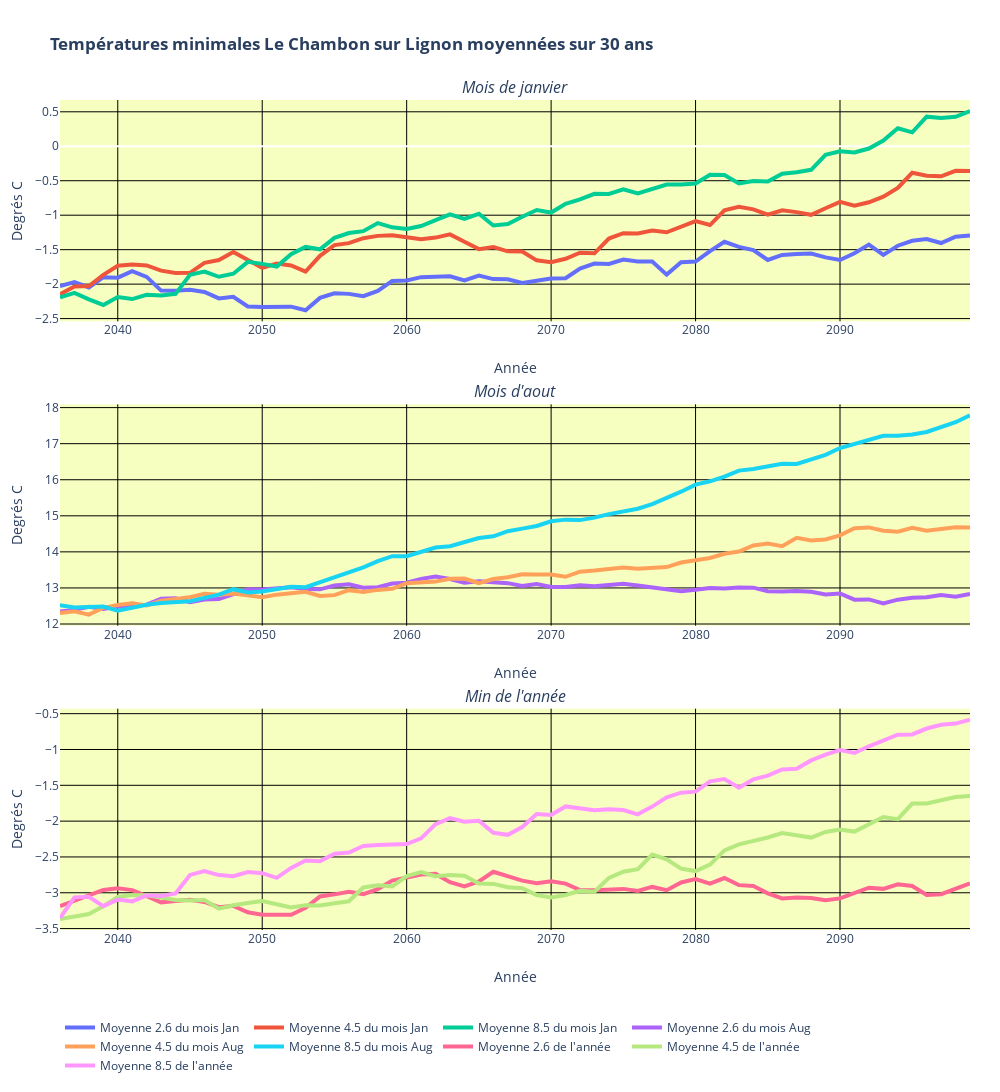

Notebook code cell kept with this figure:
### Code cell
q = 0
trace26_0 = go.Scatter(
    x = LeCh_year[firstPlotYear:lastPlotYear],
    y = moymAreaInterval_LeCh_26[q,:],
    mode = 'lines',
    line = dict(width = 4),
    name ='Moyenne 2.6 du mois %s'%LeCh_month[calcMonth[q]]
)
trace45_0 = go.Scatter(
    x = LeCh_year[firstPlotYear:lastPlotYear],
    y = moymAreaInterval_LeCh_45[q,:],
    mode = 'lines',
    line = dict(width = 4),
    name ='Moyenne 4.5 du mois %s'%LeCh_month[calcMonth[q]]
)
trace85_0 = go.Scatter(
    x = LeCh_year[firstPlotYear:lastPlotYear],
    y = moymAreaInterval_LeCh_85[q,:],
    mode = 'lines',
    line = dict(width = 4),
    name ='Moyenne 8.5 du mois %s'%LeCh_month[calcMonth[q]]
)

q = 1
trace26_1 = go.Scatter(
    x = LeCh_year[firstPlotYear:lastPlotYear],
    y = moymAreaInterval_LeCh_26[q,:],
    mode = 'lines',
    line = dict(width = 4),
    name ='Moyenne 2.6 du mois %s'%LeCh_month[calcMonth[q]]
)
trace45_1 = go.Scatter(
    x = LeCh_year[firstPlotYear:lastPlotYear],
    y = moymAreaInterval_LeCh_45[q,:],
    mode = 'lines',
    line = dict(width = 4),
    name ='Moyenne 4.5 du mois %s'%LeCh_month[calcMonth[q]]
)

trace85_1 = go.Scatter(
    x = LeCh_year[firstPlotYear:lastPlotYear],
    y = moymAreaInterval_LeCh_85[q,:],
    mode = 'lines',
    line = dict(width = 4),
    name ='Moyenne 8.5 du mois %s'%LeCh_month[calcMonth[q]]
)

q = 2
trace26_2 = go.Scatter(
    x = LeCh_year[firstPlotYear:lastPlotYear],
    y = moymAreaInterval_LeCh_26[q,:],
    mode = 'lines',
    line = dict(width = 4),
    name ="Moyenne 2.6 de l'année"
)
trace45_2 = go.Scatter(
    x = LeCh_year[firstPlotYear:lastPlotYear],
    y = moymAreaInterval_LeCh_45[q,:],
    mode = 'lines',
    line = dict(width = 4),
    name ="Moyenne 4.5 de l'année"
)

trace85_2 = go.Scatter(
    x = LeCh_year[firstPlotYear:lastPlotYear],
    y = moymAreaInterval_LeCh_85[q,:],
    mode = 'lines',
    line = dict(width = 4),
    name ="Moyenne 8.5 de l'année"
)

fig = subplots.make_subplots(rows=3, 
                          cols=1, 
                          subplot_titles=("<i>Mois de janvier</i>","<i>Mois d'aout</i>","<i>Min de l'année</i>"),
                            vertical_spacing=0.1)

fig.append_trace(trace26_0, 1, 1)
fig.append_trace(trace45_0, 1, 1)
fig.append_trace(trace85_0, 1, 1)
fig.append_trace(trace26_1, 2, 1)
fig.append_trace(trace45_1, 2, 1)
fig.append_trace(trace85_1, 2, 1)
fig.append_trace(trace26_2, 3, 1)
fig.append_trace(trace45_2, 3, 1)
fig.append_trace(trace85_2, 3, 1)

fig.update_xaxes(title_text="Année", gridcolor='#000', row=1, col=1)
fig.update_xaxes(title_text="Année", gridcolor='#000', row=2, col=1)
fig.update_xaxes(title_text="Année", gridcolor='#000', row=3, col=1)

fig.update_yaxes(title_text="Degrés C", gridcolor='#000', row=1, col=1)
fig.update_yaxes(title_text="Degrés C", gridcolor='#000', row=2, col=1)
fig.update_yaxes(title_text="Degrés C", gridcolor='#000', row=3, col=1)

fig['layout']['margin'] = {'l': 60, 'r': 30, 'b': 100, 't': 100}
fig['layout'].update(autosize = False, height=1100, width=1000, 
                     plot_bgcolor='#f6ffc0',
                     title='<b>Températures minimales Le Chambon sur Lignon moyennées sur 30 ans</b>')

fig.update_layout(legend_orientation="h")

# py.iplot(fig, filename='basic-line')

### Figure 1 — Plotly figure (JSON) as saved in the notebook; plotly's stock layout.template omitted (floating-point values rounded to 4 significant figures)
{"data": [{"line": {"width": 4}, "mode": "lines", "name": "Moyenne 2.6 du mois Jan", "type": "scatter", "x": [2036, 2037, 2038, 2039, 2040, 2041, 2042, 2043, 2044, 2045, 2046, 2047, 2048, 2049, 2050, 2051, 2052, 2053, 2054, 2055, 2056, 2057, 2058, 2059, 2060, 2061, 2062, 2063, 2064, 2065, 2066, 2067, 2068, 2069, 2070, 2071, 2072, 2073, 2074, 2075, 2076, 2077, 2078, 2079, 2080, 2081, 2082, 2083, 2084, 2085, 2086, 2087, 2088, 2089, 2090, 2091, 2092, 2093, 2094, 2095, 2096, 2097, 2098, 2099], "xaxis": "x", "y": [-2.028, -1.971, -2.048, -1.899, -1.907, -1.812, -1.895, -2.094, -2.094, -2.083, -2.115, -2.208, -2.183, -2.324, -2.331, -2.331, -2.327, -2.379, -2.199, -2.134, -2.141, -2.175, -2.1, -1.953, -1.948, -1.899, -1.89, -1.887, -1.946, -1.877, -1.927, -1.929, -1.984, -1.945, -1.919, -1.913, -1.773, -1.703, -1.707, -1.644, -1.673, -1.672, -1.862, -1.684, -1.673, -1.52, -1.386, -1.459, -1.507, -1.65, -1.576, -1.562, -1.557, -1.612, -1.65, -1.551, -1.426, -1.576, -1.443, -1.371, -1.346, -1.404, -1.312, -1.294, 0, 0, 0, 0, 0, 0, 0, 0, 0, 0, 0, 0, 0, 0, 0, 0, 0, 0, 0, 0, 0, 0, 0, 0, 0, 0, 0, 0, 0, 0, 0], "yaxis": "y"}, {"line": {"width": 4}, "mode": "lines", "name": "Moyenne 4.5 du mois Jan", "type": "scatter", "x": [2036, 2037, 2038, 2039, 2040, 2041, 2042, 2043, 2044, 2045, 2046, 2047, 2048, 2049, 2050, 2051, 2052, 2053, 2054, 2055, 2056, 2057, 2058, 2059, 2060, 2061, 2062, 2063, 2064, 2065, 2066, 2067, 2068, 2069, 2070, 2071, 2072, 2073, 2074, 2075, 2076, 2077, 2078, 2079, 2080, 2081, 2082, 2083, 2084, 2085, 2086, 2087, 2088, 2089, 2090, 2091, 2092, 2093, 2094, 2095, 2096, 2097, 2098, 2099], "xaxis": "x", "y": [-2.148, -2.034, -2.027, -1.864, -1.733, -1.715, -1.729, -1.804, -1.838, -1.836, -1.692, -1.65, -1.535, -1.647, -1.764, -1.702, -1.728, -1.818, -1.589, -1.434, -1.406, -1.334, -1.3, -1.292, -1.32, -1.349, -1.325, -1.278, -1.385, -1.492, -1.463, -1.525, -1.527, -1.655, -1.681, -1.632, -1.544, -1.553, -1.339, -1.26, -1.266, -1.224, -1.248, -1.174, -1.085, -1.143, -0.9303, -0.8787, -0.9154, -0.9919, -0.9299, -0.9553, -0.9942, -0.899, -0.8068, -0.8614, -0.8132, -0.7302, -0.6031, -0.3849, -0.4271, -0.4362, -0.3566, -0.3571, 0, 0, 0, 0, 0, 0, 0, 0, 0, 0, 0, 0, 0, 0, 0, 0, 0, 0, 0, 0, 0, 0, 0, 0, 0, 0, 0, 0, 0, 0, 0], "yaxis": "y"}, {"line": {"width": 4}, "mode": "lines", "name": "Moyenne 8.5 du mois Jan", "type": "scatter", "x": [2036, 2037, 2038, 2039, 2040, 2041, 2042, 2043, 2044, 2045, 2046, 2047, 2048, 2049, 2050, 2051, 2052, 2053, 2054, 2055, 2056, 2057, 2058, 2059, 2060, 2061, 2062, 2063, 2064, 2065, 2066, 2067, 2068, 2069, 2070, 2071, 2072, 2073, 2074, 2075, 2076, 2077, 2078, 2079, 2080, 2081, 2082, 2083, 2084, 2085, 2086, 2087, 2088, 2089, 2090, 2091, 2092, 2093, 2094, 2095, 2096, 2097, 2098, 2099], "xaxis": "x", "y": [-2.193, -2.126, -2.22, -2.303, -2.187, -2.217, -2.154, -2.164, -2.141, -1.863, -1.819, -1.893, -1.849, -1.677, -1.706, -1.745, -1.565, -1.461, -1.495, -1.329, -1.259, -1.231, -1.115, -1.176, -1.2, -1.158, -1.072, -0.987, -1.053, -0.9799, -1.149, -1.129, -1.023, -0.925, -0.9619, -0.8352, -0.7693, -0.6894, -0.6915, -0.6257, -0.6853, -0.6228, -0.5542, -0.5554, -0.5406, -0.4138, -0.4165, -0.5381, -0.504, -0.5112, -0.3992, -0.3771, -0.3413, -0.1248, -0.07256, -0.08903, -0.03254, 0.08279, 0.2603, 0.2021, 0.429, 0.4109, 0.4273, 0.5107, 0, 0, 0, 0, 0, 0, 0, 0, 0, 0, 0, 0, 0, 0, 0, 0, 0, 0, 0, 0, 0, 0, 0, 0, 0, 0, 0, 0, 0, 0, 0], "yaxis": "y"}, {"line": {"width": 4}, "mode": "lines", "name": "Moyenne 2.6 du mois Aug", "type": "scatter", "x": [2036, 2037, 2038, 2039, 2040, 2041, 2042, 2043, 2044, 2045, 2046, 2047, 2048, 2049, 2050, 2051, 2052, 2053, 2054, 2055, 2056, 2057, 2058, 2059, 2060, 2061, 2062, 2063, 2064, 2065, 2066, 2067, 2068, 2069, 2070, 2071, 2072, 2073, 2074, 2075, 2076, 2077, 2078, 2079, 2080, 2081, 2082, 2083, 2084, 2085, 2086, 2087, 2088, 2089, 2090, 2091, 2092, 2093, 2094, 2095, 2096, 2097, 2098, 2099], "xaxis": "x2", "y": [12.35, 12.39, 12.48, 12.42, 12.48, 12.51, 12.53, 12.7, 12.72, 12.61, 12.68, 12.69, 12.84, 12.96, 12.96, 12.99, 13.02, 12.97, 12.96, 13.07, 13.1, 13.0, 13.02, 13.12, 13.15, 13.25, 13.32, 13.25, 13.14, 13.19, 13.17, 13.13, 13.06, 13.11, 13.03, 13.02, 13.07, 13.04, 13.08, 13.12, 13.07, 13.01, 12.95, 12.91, 12.95, 13.0, 12.98, 13.01, 13.01, 12.91, 12.9, 12.91, 12.89, 12.82, 12.85, 12.67, 12.68, 12.57, 12.68, 12.73, 12.74, 12.8, 12.76, 12.84, 0, 0, 0, 0, 0, 0, 0, 0, 0, 0, 0, 0, 0, 0, 0, 0, 0, 0, 0, 0, 0, 0, 0, 0, 0, 0, 0, 0, 0, 0, 0], "yaxis": "y2"}, {"line": {"width": 4}, "mode": "lines", "name": "Moyenne 4.5 du mois Aug", "type": "scatter", "x": [2036, 2037, 2038, 2039, 2040, 2041, 2042, 2043, 2044, 2045, 2046, 2047, 2048, 2049, 2050, 2051, 2052, 2053, 2054, 2055, 2056, 2057, 2058, 2059, 2060, 2061, 2062, 2063, 2064, 2065, 2066, 2067, 2068, 2069, 2070, 2071, 2072, 2073, 2074, 2075, 2076, 2077, 2078, 2079, 2080, 2081, 2082, 2083, 2084, 2085, 2086, 2087, 2088, 2089, 2090, 2091, 2092, 2093, 2094, 2095, 2096, 2097, 2098, 2099], "xaxis": "x2", "y": [12.31, 12.35, 12.26, 12.45, 12.53, 12.57, 12.51, 12.65, 12.7, 12.74, 12.84, 12.81, 12.85, 12.79, 12.74, 12.81, 12.86, 12.89, 12.78, 12.8, 12.94, 12.89, 12.95, 12.98, 13.13, 13.15, 13.18, 13.25, 13.26, 13.13, 13.25, 13.3, 13.38, 13.38, 13.37, 13.31, 13.45, 13.48, 13.54, 13.56, 13.54, 13.56, 13.58, 13.7, 13.77, 13.83, 13.95, 14.01, 14.18, 14.23, 14.16, 14.39, 14.32, 14.34, 14.46, 14.66, 14.68, 14.58, 14.56, 14.67, 14.59, 14.63, 14.68, 14.68, 0, 0, 0, 0, 0, 0, 0, 0, 0, 0, 0, 0, 0, 0, 0, 0, 0, 0, 0, 0, 0, 0, 0, 0, 0, 0, 0, 0, 0, 0, 0], "yaxis": "y2"}, {"line": {"width": 4}, "mode": "lines", "name": "Moyenne 8.5 du mois Aug", "type": "scatter", "x": [2036, 2037, 2038, 2039, 2040, 2041, 2042, 2043, 2044, 2045, 2046, 2047, 2048, 2049, 2050, 2051, 2052, 2053, 2054, 2055, 2056, 2057, 2058, 2059, 2060, 2061, 2062, 2063, 2064, 2065, 2066, 2067, 2068, 2069, 2070, 2071, 2072, 2073, 2074, 2075, 2076, 2077, 2078, 2079, 2080, 2081, 2082, 2083, 2084, 2085, 2086, 2087, 2088, 2089, 2090, 2091, 2092, 2093, 2094, 2095, 2096, 2097, 2098, 2099], "xaxis": "x2", "y": [12.52, 12.46, 12.47, 12.48, 12.37, 12.45, 12.53, 12.58, 12.61, 12.63, 12.73, 12.81, 12.97, 12.87, 12.9, 12.96, 13.03, 13.02, 13.16, 13.28, 13.42, 13.57, 13.74, 13.88, 13.88, 13.99, 14.12, 14.16, 14.26, 14.38, 14.43, 14.57, 14.65, 14.72, 14.85, 14.89, 14.88, 14.95, 15.05, 15.11, 15.19, 15.32, 15.49, 15.67, 15.86, 15.96, 16.09, 16.25, 16.3, 16.37, 16.44, 16.44, 16.55, 16.69, 16.88, 16.99, 17.09, 17.22, 17.22, 17.25, 17.32, 17.46, 17.6, 17.78, 0, 0, 0, 0, 0, 0, 0, 0, 0, 0, 0, 0, 0, 0, 0, 0, 0, 0, 0, 0, 0, 0, 0, 0, 0, 0, 0, 0, 0, 0, 0], "yaxis": "y2"}, {"line": {"width": 4}, "mode": "lines", "name": "Moyenne 2.6 de l'année", "type": "scatter", "x": [2036, 2037, 2038, 2039, 2040, 2041, 2042, 2043, 2044, 2045, 2046, 2047, 2048, 2049, 2050, 2051, 2052, 2053, 2054, 2055, 2056, 2057, 2058, 2059, 2060, 2061, 2062, 2063, 2064, 2065, 2066, 2067, 2068, 2069, 2070, 2071, 2072, 2073, 2074, 2075, 2076, 2077, 2078, 2079, 2080, 2081, 2082, 2083, 2084, 2085, 2086, 2087, 2088, 2089, 2090, 2091, 2092, 2093, 2094, 2095, 2096, 2097, 2098, 2099], "xaxis": "x3", "y": [-3.186, -3.111, -3.032, -2.96, -2.936, -2.963, -3.046, -3.134, -3.115, -3.097, -3.128, -3.202, -3.182, -3.273, -3.308, -3.311, -3.307, -3.209, -3.052, -3.022, -2.985, -3.018, -2.948, -2.831, -2.794, -2.745, -2.737, -2.853, -2.912, -2.842, -2.707, -2.776, -2.83, -2.866, -2.84, -2.872, -2.962, -2.965, -2.954, -2.946, -2.975, -2.918, -2.964, -2.856, -2.81, -2.873, -2.794, -2.893, -2.907, -3.008, -3.079, -3.066, -3.072, -3.104, -3.078, -3.007, -2.929, -2.945, -2.882, -2.905, -3.029, -3.02, -2.943, -2.869, 0, 0, 0, 0, 0, 0, 0, 0, 0, 0, 0, 0, 0, 0, 0, 0, 0, 0, 0, 0, 0, 0, 0, 0, 0, 0, 0, 0, 0, 0, 0], "yaxis": "y3"}, {"line": {"width": 4}, "mode": "lines", "name": "Moyenne 4.5 de l'année", "type": "scatter", "x": [2036, 2037, 2038, 2039, 2040, 2041, 2042, 2043, 2044, 2045, 2046, 2047, 2048, 2049, 2050, 2051, 2052, 2053, 2054, 2055, 2056, 2057, 2058, 2059, 2060, 2061, 2062, 2063, 2064, 2065, 2066, 2067, 2068, 2069, 2070, 2071, 2072, 2073, 2074, 2075, 2076, 2077, 2078, 2079, 2080, 2081, 2082, 2083, 2084, 2085, 2086, 2087, 2088, 2089, 2090, 2091, 2092, 2093, 2094, 2095, 2096, 2097, 2098, 2099], "xaxis": "x3", "y": [-3.365, -3.326, -3.297, -3.188, -3.059, -3.033, -3.034, -3.066, -3.1, -3.106, -3.101, -3.222, -3.173, -3.144, -3.117, -3.16, -3.206, -3.176, -3.179, -3.147, -3.119, -2.926, -2.895, -2.91, -2.766, -2.711, -2.768, -2.752, -2.763, -2.87, -2.876, -2.922, -2.936, -3.033, -3.065, -3.031, -2.974, -2.985, -2.793, -2.707, -2.671, -2.466, -2.533, -2.664, -2.697, -2.607, -2.409, -2.323, -2.277, -2.229, -2.167, -2.193, -2.229, -2.152, -2.116, -2.146, -2.042, -1.944, -1.974, -1.755, -1.754, -1.703, -1.663, -1.651, 0, 0, 0, 0, 0, 0, 0, 0, 0, 0, 0, 0, 0, 0, 0, 0, 0, 0, 0, 0, 0, 0, 0, 0, 0, 0, 0, 0, 0, 0, 0], "yaxis": "y3"}, {"line": {"width": 4}, "mode": "lines", "name": "Moyenne 8.5 de l'année", "type": "scatter", "x": [2036, 2037, 2038, 2039, 2040, 2041, 2042, 2043, 2044, 2045, 2046, 2047, 2048, 2049, 2050, 2051, 2052, 2053, 2054, 2055, 2056, 2057, 2058, 2059, 2060, 2061, 2062, 2063, 2064, 2065, 2066, 2067, 2068, 2069, 2070, 2071, 2072, 2073, 2074, 2075, 2076, 2077, 2078, 2079, 2080, 2081, 2082, 2083, 2084, 2085, 2086, 2087, 2088, 2089, 2090, 2091, 2092, 2093, 2094, 2095, 2096, 2097, 2098, 2099], "xaxis": "x3", "y": [-3.354, -3.064, -3.057, -3.187, -3.095, -3.12, -3.035, -3.046, -3.009, -2.751, -2.696, -2.753, -2.769, -2.71, -2.727, -2.791, -2.654, -2.549, -2.56, -2.455, -2.438, -2.346, -2.334, -2.328, -2.321, -2.24, -2.042, -1.957, -2.009, -1.994, -2.163, -2.191, -2.082, -1.902, -1.915, -1.795, -1.828, -1.849, -1.833, -1.846, -1.905, -1.797, -1.668, -1.603, -1.589, -1.445, -1.413, -1.534, -1.418, -1.364, -1.278, -1.268, -1.153, -1.072, -1.008, -1.049, -0.9556, -0.8693, -0.7942, -0.7904, -0.7075, -0.6553, -0.6388, -0.5847, 0, 0, 0, 0, 0, 0, 0, 0, 0, 0, 0, 0, 0, 0, 0, 0, 0, 0, 0, 0, 0, 0, 0, 0, 0, 0, 0, 0, 0, 0, 0], "yaxis": "y3"}], "layout": {"annotations": [{"font": {"size": 16}, "showarrow": false, "text": "<i>Mois de janvier</i>", "x": 0.5, "xanchor": "center", "xref": "paper", "y": 1, "yanchor": "bottom", "yref": "paper"}, {"font": {"size": 16}, "showarrow": false, "text": "<i>Mois d'aout</i>", "x": 0.5, "xanchor": "center", "xref": "paper", "y": 0.6333, "yanchor": "bottom", "yref": "paper"}, {"font": {"size": 16}, "showarrow": false, "text": "<i>Min de l'année</i>", "x": 0.5, "xanchor": "center", "xref": "paper", "y": 0.2667, "yanchor": "bottom", "yref": "paper"}], "autosize": false, "height": 1100, "legend": {"orientation": "h"}, "margin": {"b": 100, "l": 60, "r": 30, "t": 100}, "plot_bgcolor": "#f6ffc0", "title": {"text": "<b>Températures minimales Le Chambon sur Lignon moyennées sur 30 ans</b>"}, "width": 1000, "xaxis": {"anchor": "y", "autorange": true, "domain": [0, 1], "gridcolor": "#000", "range": [2036, 2099], "title": {"text": "Année"}, "type": "linear"}, "xaxis2": {"anchor": "y2", "autorange": true, "domain": [0, 1], "gridcolor": "#000", "range": [2036, 2099], "title": {"text": "Année"}, "type": "linear"}, "xaxis3": {"anchor": "y3", "autorange": true, "domain": [0, 1], "gridcolor": "#000", "range": [2036, 2099], "title": {"text": "Année"}, "type": "linear"}, "yaxis": {"anchor": "x", "autorange": true, "domain": [0.7333, 1], "gridcolor": "#000", "range": [-2.54, 0.6713], "title": {"text": "Degrés C"}, "type": "linear"}, "yaxis2": {"anchor": "x2", "autorange": true, "domain": [0.3667, 0.6333], "gridcolor": "#000", "range": [11.95, 18.09], "title": {"text": "Degrés C"}, "type": "linear"}, "yaxis3": {"anchor": "x3", "autorange": true, "domain": [0, 0.2667], "gridcolor": "#000", "range": [-3.52, -0.4303], "title": {"text": "Degrés C"}, "type": "linear"}}}
